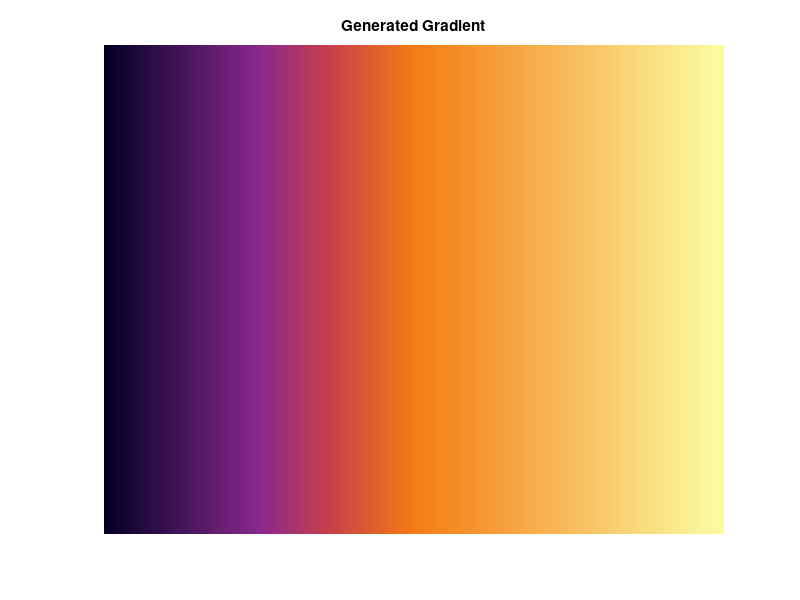

The MATLAB script that drew this image:
% 定义渐变关键点的颜色和位置
%{
网址：
https://www.lingdaima.com/jianbianse/
生成HTML代码
background: linear-gradient(90deg, rgba(2,0,36,1) 0%, rgba(136,41,142,1) 4%, rgba(198,62,75,1) 13%, rgba(244,123,20,1) 37%, rgba(251,252,162,1) 100%);
%}

rgbFileName = 'colormap1.rgb';

positions = [0, 0.25, 0.36, 0.50, 1]; % 关键点的位置 (0 到 1 的比例)
colors = [
	2, 0, 36; % rgba(2,0,36,1)
	136, 41, 142; % rgba(136,41,142,1)
	198, 62, 75; % rgba(198,62,75,1)
	244, 123, 20; % rgba(244,123,20,1)
	251, 252, 162 % rgba(251,252,162,1)
] / 255; % 将 RGB 值归一化到 [0,1]

% cmap = [
%     0, 0, 255/255;                       % 蓝色 (0, 0, 255)    
%     180/255, 180/255, 180/255;          % 灰色 (180, 180, 180)
%     255/255, 0, 0                      % 红色 (255, 0, 0)
% ];
% 定义渐变的分辨率
nColors = 256; % 渐变的颜色数量
gradientPositions = linspace(0, 1, nColors);

% 使用线性插值生成渐变颜色
gradientColors = zeros(nColors, 3);
for i = 1:3
    gradientColors(:, i) = interp1(positions, colors(:, i), gradientPositions, 'linear');
end


% 绘制渐变色条
figure;
image(gradientPositions, 1, reshape(gradientColors, [1, nColors, 3]));
axis off;
title('Generated Gradient');



% 将 RGB 值保存到文件

fileID = fopen(rgbFileName, 'w');
fprintf(fileID, 'ncolors= %d\n', nColors);
fprintf(fileID, 'R G B\n');
for i = 1:size(gradientColors, 1)
    fprintf(fileID, '%.6f %.6f %.6f\n', gradientColors(i, :));
end
fclose(fileID);

disp(['RGB 文件已保存到: ', rgbFileName]);